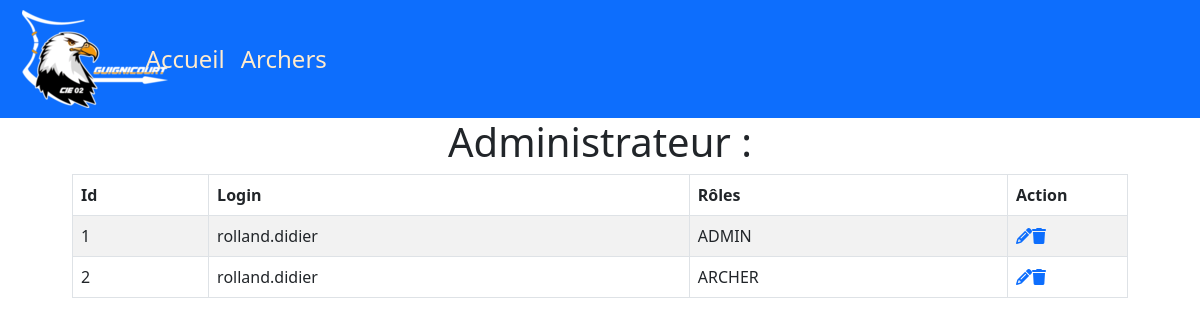
/admin/index_admin.php (signed in), run on the app's committed database.
### tables this page shows
CREATE TABLE IF NOT EXISTS `users` (
  `id` int UNSIGNED NOT NULL AUTO_INCREMENT,
  `login` varchar(50) NOT NULL,
  `mdp` varchar(150) DEFAULT NULL,
  `role` varchar(15) NOT NULL,
  PRIMARY KEY (`id`)
);

### admin/index_admin.php (the view, shortened to what this page needs)
<!DOCTYPE html>
<html lang="en">
<head>
    <?php require_once '../php/menu/head.php' ?>
</head>
<body>
    <?php require_once './menu/menu_admin.php'; ?>
    <h1 class="text-center">Administrateur : <?= $nom ?></h1>
    <div class="wrapper">
        <div class="container-fluid">
            <div class="row">
                <div class="col-md-12">
                    <?php
                    require_once "../php/bdd/config.php";
                    $sql = "SELECT * FROM users";
                    if($result = mysqli_query($link, $sql)){
                        if(mysqli_num_rows($result) > 0){
                            echo '<table class="table table-bordered table-striped">';
                                echo "<thead>";
                                    echo "<tr>";
                                        echo "<th>Id</th>";
                                        echo "<th>Login</th>";
                                        echo "<th>Rôles</th>";
                                        echo "<th>Action</th>";
                                    echo "</tr>";
                                echo "</thead>";
                                echo "<tbody>";
                                while($row = mysqli_fetch_array($result)){
                                    echo "<tr>";
                                        echo "<td>" . $row['id'] . "</td>";
                                        echo "<td>" . $row['login'] . "</td>";
                                        echo "<td>" . $row['role'] . "</td>";
                                        echo "<td>";
                                                echo '<a href="./crud_users/update.php?id='. $row['id'] .'" class="mr-3" title="Update Record" data-toggle="tooltip"><span class="fas fa-pencil-alt"></span></a>';
                                                echo '<a href="./crud_users/delete.php?id='. $row['id'] .'" title="Delete Record" data-toggle="tooltip"><span class="fa fa-trash"></span></a>';
                                            echo "</td>";
                                    echo "</tr>";
                                }
                                echo "</tbody>";
                            echo "</table>";
                        } else{
                            echo '<div class="alert alert-danger"><em>No records were found.</em></div>';
                        }
                    } else{
                        echo "Oops! Something went wrong. Please try again later.";
                    }
                    ?>
                </div>
            </div>
        </div>
    </div>
</body>
</html>

### admin/css/style.css (style rules this page uses)
* { padding: 0; margin: 0; box-sizing: border-box; }
body { background-image: url("../img/1920.png"); background-repeat: no-repeat; background-size: cover; }
h1, h2 { text-align: center; }

### admin/index_admin.php (style rules this page uses)
.wrapper { width: 90%; margin: 0 auto; }
table tr td:last-child { width: 120px; }

### data on the page
users: id "1", login "rolland.didier", role "ADMIN"
users: id "2", login "rolland.didier", role "ARCHER"
